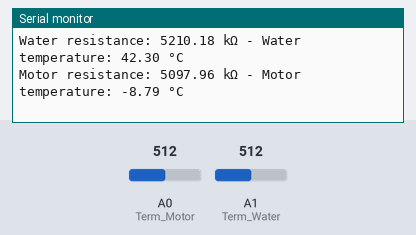
The sketch below on a simulated Arduino Uno, built with avr-gcc and run on an emulated ATmega328P. Parts: the last lines printed to the serial monitor. The inputs (shaded band) are chosen by the test bench; at power-on: A0 (Term_Motor) = 512, A1 (Term_Water) = 512.

Above: at 2.8 s.
2.9 s: A0 (Term_Motor) set to 1005
At 4.9 s:
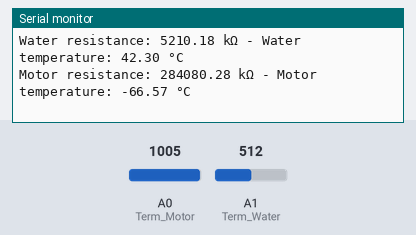
5.7 s: A0 (Term_Motor) set to 1023
At 7.5 s:
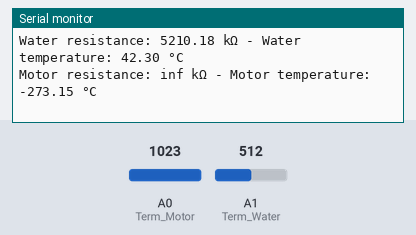

The sketch:

Thermistors.ino
```cpp
//Librería para logaritmo
#include <math.h>

// Pines del Arduino
#define Term_Water A1
#define Term_Motor A0

float V_ref = 5; //Voltaje del Arduino

//DATOS DEL TERMISTOR WATER

float R_1_W = 5200; //Resistencia fija
float V_O_W; //Tensión de salida - Medición
float R_T_W; //Resistencia variable del termistor - Cálculo

int SensorValue_W; //Entrada analógica del Arduino

float T_W; //Temperatura medida - Cálculo

//Parámetros del termistor - Beta model
float R0_W = 9800; // [Ω]
float T0_W = 298.15; // [K]
float B_W = 3435; // [K]

//DATOS DEL TERMISTOR MOTOR
float R_1_M = 5088; //Resistencia fija
float V_O_M; //Tensión de salida - Medición
float R_T_M; //Resistencia variable del termistor - Cálculo

int SensorValue_M; //Entrada analógica del Arduino

float T_M; //Temperatura medida - Cálculo

//Parámetros del termistor - Beta model
float R0_M = 1000; // [Ω]
float T0_M = 298.15; // [K]
float B_M = 3800; // [K]

void setup() {
  Serial.begin(9600);
  pinMode(Term_Water, INPUT);
  pinMode(Term_Motor, INPUT);
}

void loop() {
  //Lectura del Arduino
  SensorValue_W = analogRead(Term_Water);
  V_O_W = SensorValue_W * V_ref / 1023;

  SensorValue_M = analogRead(Term_Motor);
  V_O_M = SensorValue_M * V_ref / 1023; //Mapeo

  //Fórmulas obtenidas
  R_T_W = R_1_W * V_O_W / (V_ref - V_O_W); //Divisor de tensión
  T_W = 1/(log(R_T_W/R0_W)/B_W + 1/T0_W) - 273.15; //Ecuación de beta - Conversión a °C

  R_T_M = R_1_M * V_O_M / (V_ref - V_O_M);
  T_M = 1/(log(R_T_M/R0_M)/B_M + 1/T0_M) - 273.15;

  // Display results
  Serial.print("Water resistance: ");
  Serial.print(R_T_W);
  Serial.print(" kΩ - Water temperature: ");
  Serial.print(T_W);
  Serial.print(" °C\n");

  Serial.print("Motor resistance: ");
  Serial.print(R_T_M);
  Serial.print(" kΩ - Motor temperature: ");
  Serial.print(T_M);
  Serial.print(" °C\n\n");
  delay(2000);
}
```

Measured:
- the behaviour switches between 1022 and 1023 on A0 (Term_Motor) (found by bisection; images 1 and 2)
- after the input at 2.9 s, the serial monitor: prints a new line after 1.3 s (image 1)
- after the input at 5.7 s, the serial monitor: prints a new line after 0.55 s (image 2)
